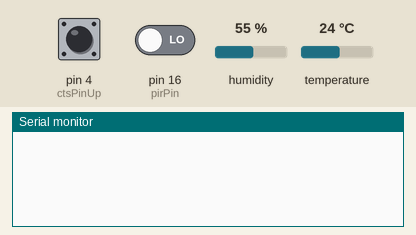
A sketch run on a simulated Arduino Uno, built with avr-gcc and run on an emulated ATmega328P. Shown: the last lines printed to the serial monitor. Inputs (shaded band) come from the test bench; at power-on: pin 4 (ctsPinUp) LOW, humidity 55 %, pin 16 (pirPin) LOW, temperature 24 °C.

Above: at 1.2 s.
1.3 s: pin 4 (ctsPinUp) pulled HIGH for 0.15 s
At 1.9 s:
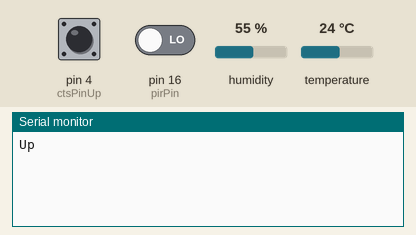
3.5 s: humidity set to 22 %
At 4.3 s:
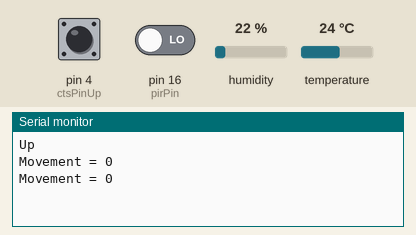
11.5 s: pin 16 (pirPin) driven HIGH
At 12.8 s:
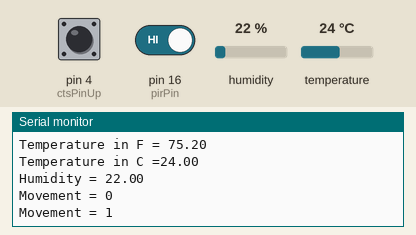

Measured:
- after the input at 1.3 s, the serial monitor: prints a new line at once (image 1)
- after the input at 11.5 s, the serial monitor: prints a new line after 0.50 s (image 3)

The sketch:

basicSensors.ino
```cpp
#include <Adafruit_Sensor.h>
#include "DHT.h"
#include <LiquidCrystal.h>
//#include <ESP8266WiFi.h>


//Define variables
int pirValue; // Place to store read PIR Value
//variables for controlling information sensing time
unsigned long curMillis;
long tempDelay = 10000; //delay for displaying temp and humidity data in milliseconds
long prevTempMillis = 0;
long motionDelay = 2000; //delay for displaying motion sensor data
long prevMotionMillis = 0;
int prevTouchValueUp = LOW;
int prevTouchValueDown = LOW;

//variables for wifi connection
//const char *ssid =  "Your wifi Network name";     // replace with your wifi ssid and wpa2 key
//const char *pass =  "Network password";
//WiFiClient client;

//Define the pins in use
#define DHTPIN 15 // pin for the temp and humidity sensor
#define DHTTYPE DHT22 //the humidity sensor type
int pirPin = 16; // Input for HC-S501 (motion sensor)
#define ctsPinUp 4 //touch sensor for up
#define ctsPinDown 0 //touch sensor for down

//Initializations
DHT dht(DHTPIN, DHTTYPE); // Initialize DHT sensor

void setup(){
  Serial.begin(9600);

  //setup for the wifi port
  while (!Serial){
    ;//wait for serial port to connect
  }

  //setup for temp and humidity sensor
  delay(10);
  dht.begin();

  //setup for the touch sensor
  pinMode(ctsPinUp, INPUT);
  pinMode(ctsPinDown, INPUT);

  //setup for motion sensor
  pinMode(pirPin, INPUT);

  //setup for wifi
  //Serial.println("Connecting to ");
  //Serial.println(ssid);
  //WiFi.begin(ssid);
  //while (WiFi.status() != WL_CONNECTED)
  //{
  //  delay(500);
  //  Serial.print(".");
  //}
  //Serial.println("");
  //Serial.println("WiFi connected");
}

void loop()
{
  curMillis = millis();

  //temperature and humidity sensor handling
  if(curMillis - prevTempMillis >= tempDelay){
    prevTempMillis = curMillis;
    Serial.print("Temperature in F = ");
    Serial.println(dht.readTemperature(true));
    Serial.print("Temperature in C =");
    Serial.println(dht.readTemperature());
    Serial.print("Humidity = ");
    Serial.println(dht.readHumidity());
  }

    // touch sensor handling
    int touchValueUp = digitalRead(ctsPinUp);
    if(touchValueUp == HIGH){
      if(prevTouchValueUp != HIGH){
        Serial.println("Up");
      }
      prevTouchValueUp = touchValueUp;
    }
    else{
      prevTouchValueUp = LOW;
    }
    int touchValueDown = digitalRead(ctsPinDown);
    if(touchValueDown == HIGH){
      if(prevTouchValueDown != HIGH){
        Serial.println("Down");
      }
      prevTouchValueDown = touchValueDown;
    }
    else{
      prevTouchValueDown = LOW;
    }


  //motion sensor handling
  pirValue = digitalRead(pirPin);
 // if (pirValue){
    if(curMillis - prevMotionMillis >= motionDelay){
      prevMotionMillis = curMillis;
      Serial.print("Movement = ");
      Serial.println(pirValue);
    }
 // }
  //if (!pirValue){
  //  prevMotionMillis = 0;
  //}
}
```
